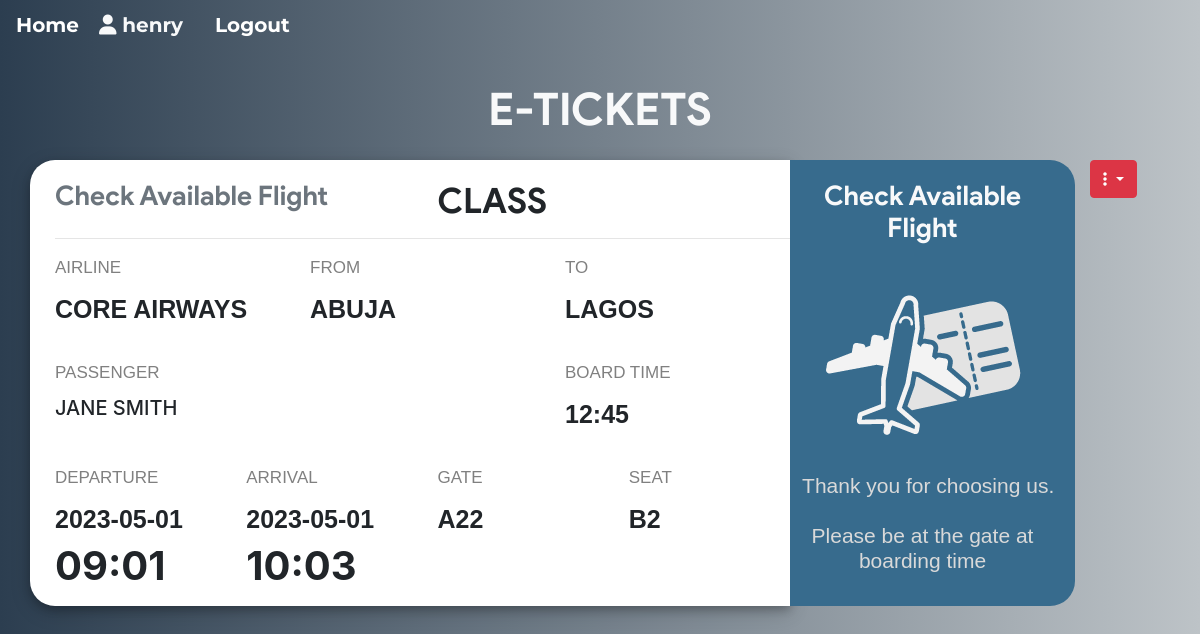
The page /ticket.php (signed in) on the database its author committed.
### tables this page shows
CREATE TABLE `ticket` (
  `ticket_id` int(11) NOT NULL AUTO_INCREMENT,
  `passenger_id` int(11) NOT NULL,
  `flight_id` int(11) NOT NULL,
  `user_id` int(11) NOT NULL,
  `seat_no` varchar(10) NOT NULL,
  `cost` int(11) NOT NULL,
  `class` varchar(3) NOT NULL,
  PRIMARY KEY (`ticket_id`),
  KEY `user_id` (`user_id`),
  KEY `flight_id` (`flight_id`),
  KEY `passenger_id` (`passenger_id`),
  CONSTRAINT `ticket_ibfk_1` FOREIGN KEY (`user_id`) REFERENCES `users` (`user_id`),
  CONSTRAINT `ticket_ibfk_2` FOREIGN KEY (`flight_id`) REFERENCES `flight` (`flight_id`),
  CONSTRAINT `ticket_ibfk_3` FOREIGN KEY (`passenger_id`) REFERENCES `passenger_profile` (`passenger_id`) ON DELETE CASCADE
);

CREATE TABLE `flight` (
  `flight_id` int(11) NOT NULL AUTO_INCREMENT,
  `admin_id` int(11) NOT NULL,
  `arrivale` datetime NOT NULL,
  `departure` datetime NOT NULL,
  `Destination` varchar(20) NOT NULL,
  `source` varchar(20) NOT NULL,
  `airline` varchar(20) NOT NULL,
  `Seats` varchar(110) NOT NULL,
  `duration` varchar(20) NOT NULL,
  `Price` int(11) NOT NULL,
  `status` varchar(6) DEFAULT NULL,
  `issue` varchar(50) DEFAULT NULL,
  `last_seat` varchar(5) DEFAULT '',
  `bus_seats` int(11) DEFAULT '20',
  `last_bus_seat` varchar(5) DEFAULT '',
  PRIMARY KEY (`flight_id`),
  KEY `admin_id` (`admin_id`),
  KEY `destination` (`Destination`),
  KEY `source` (`source`),
  CONSTRAINT `flight_ibfk_1` FOREIGN KEY (`admin_id`) REFERENCES `admin` (`admin_id`)
);

CREATE TABLE `passenger_profile` (
  `passenger_id` int(11) NOT NULL AUTO_INCREMENT,
  `user_id` int(11) NOT NULL,
  `flight_id` int(11) NOT NULL,
  `mobile` varchar(110) NOT NULL,
  `dob` datetime NOT NULL,
  `f_name` varchar(20) DEFAULT NULL,
  `m_name` varchar(20) DEFAULT NULL,
  `l_name` varchar(20) DEFAULT NULL,
  PRIMARY KEY (`passenger_id`),
  KEY `user_id` (`user_id`),
  KEY `flight_id` (`flight_id`),
  CONSTRAINT `passenger_profile_ibfk_1` FOREIGN KEY (`user_id`) REFERENCES `users` (`user_id`),
  CONSTRAINT `passenger_profile_ibfk_2` FOREIGN KEY (`flight_id`) REFERENCES `flight` (`flight_id`)
);

### ticket.php (the view, shortened to what this page needs)
<main>
  <?php if(isset($_SESSION['userId'])) {
    require 'helpers/init_conn_db.php';
    ?>
    <div class="container mb-5">
    <h1 class="text-center text-light mt-4 mb-4">E-TICKETS</h1>
      <?php
      $sql = 'SELECT * FROM Ticket WHERE user_id=?';
      $stmt = mysqli_stmt_init($conn);
      if(!mysqli_stmt_prepare($stmt,$sql)) {
          header('Location: ticket.php?error=sqlerror');
          exit();
      } else {
          mysqli_stmt_bind_param($stmt,'i',$_SESSION['userId']);
          mysqli_stmt_execute($stmt);
          $result = mysqli_stmt_get_result($stmt);
          while ($row = mysqli_fetch_assoc($result)) {
            $sql_p = 'SELECT * FROM Passenger_profile WHERE passenger_id=?';
            $stmt_p = mysqli_stmt_init($conn);
            if(!mysqli_stmt_prepare($stmt_p,$sql_p)) {
                header('Location: ticket.php?error=sqlerror');
                exit();
            } else {
                mysqli_stmt_bind_param($stmt_p,'i',$row['passenger_id']);
                mysqli_stmt_execute($stmt_p);
                $result_p = mysqli_stmt_get_result($stmt_p);
                if($row_p = mysqli_fetch_assoc($result_p)) {
                  $sql_f = 'SELECT * FROM Flight WHERE flight_id=?';
                  $stmt_f = mysqli_stmt_init($conn);
                  if(!mysqli_stmt_prepare($stmt_f,$sql_f)) {
                      header('Location: ticket.php?error=sqlerror');
                      exit();
                  } else {
                      mysqli_stmt_bind_param($stmt_f,'i',$row['flight_id']);
                      mysqli_stmt_execute($stmt_f);
                      $result_f = mysqli_stmt_get_result($stmt_f);
                      if($row_f = mysqli_fetch_assoc($result_f)) {
                        $date_time_dep = $row_f['departure'];
                        $date_dep = substr($date_time_dep,0,10);
                        $time_dep = substr($date_time_dep,10,6) ;
                        $date_time_arr = $row_f['arrivale'];
                        $date_arr = substr($date_time_arr,0,10);
                        $time_arr = substr($date_time_arr,10,6) ;
                        echo '
                        <div class="row mb-5">
                        <div class="col-8 out">
                            <div class="row ">
                                <div class="col">
                                    <h2 class="text-secondary mb-0 brand">
                                      Check Available Flight</h2>
                                </div>
                                <div class="col">
                                    <h2 class="mb-0">'.$class_txt.' CLASS</h2>
                                </div>
                            </div>
                            <hr>
                            <div class="row mb-3">
                                <div class="col-4">
                                    <p class="head">Airline</p>
                                    <p class="txt">'.$row_f['airline'].'</p>
                                </div>
                                <div class="col-4">
                                    <p class="head">from</p>
                                    <p class="txt">'.$row_f['source'].'</p>
                                </div>
                                <div class="col-4">
                                    <p class="head">to</p>
                                    <p class="txt">'.$row_f['Destination'].'</p>
                                </div>
                            </div>
                            <div class="row mb-3">
                                <div class="col-8">
                                    <p class="head">Passenger</p>
                                    <p class=" h5 text-uppercase">
                                    '.$row_p['f_name'].' '.$row_p['m_name'].' '.$row_p['l_name'].'
                                    </p>
                                </div>
                                <div class="col-4">
                                    <p class="head">board time</p>
                                    <p class="txt">12:45</p>
                                </div>
                            </div>
                            <div class="row">
                                <div class="col-3">
                                    <p class="head">departure</p>
                                    <p class="txt mb-1">'.$date_dep.'</p>
                                    <p class="h1 font-weight-bold mb-3">'.$time_dep.'</p>
                                </div>
                                <div class="col-3">
                                    <p class="head">arrival</p>
                                    <p class="txt mb-1">'.$date_arr.'</p>
                                    <p class="h1 font-weight-bold mb-3">'.$time_arr.'</p>
                                </div>
                                <div class="col-3">
                                    <p class="head">gate</p>
                                    <p class="txt">A22</p>
                                </div>
                                <div class="col-3">
                                    <p class="head">seat</p>
                                    <p class="txt">'.$row['seat_no'].'</p>
                                </div>
                            </div>
                        </div>
                        <div class="col-3 pl-0" style="background-color:#376b8d !important;
                            padding:20px; border-top-right-radius: 25px; border-bottom-right-radius: 25px;">
                            <div class="row">
                                <div class="col">
                                <h2 class="text-light text-center brand">
                                   Check Available Flight</h2>
                                </div>
                            </div>
                            <div class="row justify-content-center">
                                <div class="col-12">
                                    <img src="assets/images/airtic.png" class="mx-auto d-block"
                                    height="200px" width="200px" alt="">
                                </div>
                            </div>
                            <div class="row">
                                <h3 class="text-light2 text-center mt-2 mb-0">
                                &nbsp Thank you for choosing us. </br> </br>
                                    Please be at the gate at boarding time</h3>
                            </div>
                        </div>
                        <div class="col-1">
                            <div class="dropdown">
                                <button class="btn btn-danger dropdown-toggle" type="button"
                                    id="dropdownMenuButton" data-toggle="dropdown"
                                    aria-haspopup="true" aria-expanded="false">
                                    <i class="fa fa-ellipsis-v"></i> </td>
                                </button>
                                            value='.$row['ticket_id'].'>
                                            value='.$row['ticket_id'].'>
                            </div>
                        </div>
                        </div>
                      ' ;
                      }
                  }
                }
            }
          }
      }
       ?>
    </div>
  </main>
  <?php } ?>

### ticket.php (style rules this page uses)
body { background: #bdc3c7; background: -webkit-linear-gradient(to right, #2c3e50, #bdc3c7); background: linear-gradient(to right, #2c3e50, #bdc3c7); }
h2.brand { font-size: 27px !important; }
p.head { text-transform: uppercase; font-family: arial; font-size: 17px; margin-bottom: 10px ; color: grey; }
p.txt { text-transform: uppercase; font-family: arial; font-size: 25px; font-weight: bolder; }
.out { border-top-left-radius: 25px; border-bottom-left-radius: 25px; box-shadow: 0 4px 8px 0 rgba(0, 0, 0, 0.2), 0 6px 20px 0 rgba(0, 0, 0, 0.19); background-color: white; padding-left: 25px; padding-right: 0px; padding-top: 20px; }
h2 { font-weight: lighter !important; font-size: 35px !important; margin-bottom: 20px; font-family :'product sans' !important; font-weight: bolder; }
.text-light2 { color: #d9d9d9; }
h3 { font-size: 21px !important; margin-bottom: 20px; font-family: Tahoma, sans-serif; font-weight: lighter; }
h1 { font-weight: lighter !important; font-size: 45px !important; margin-bottom: 20px; font-family :'product sans' !important; font-weight: bolder; }

### rows shown on the page
ticket: flight.airline "CORE AIRWAYS", flight.source "ABUJA", flight.Destination "LAGOS", passenger.f_name "JANE", passenger.l_name "SMITH", flight.departure "2023-05-01", flight.departure "09:01", flight.arrivale "2023-05-01", flight.arrivale "10:03", seat_no "B2"

### other values the page prints
$_SESSION['userUid'] "henry"
